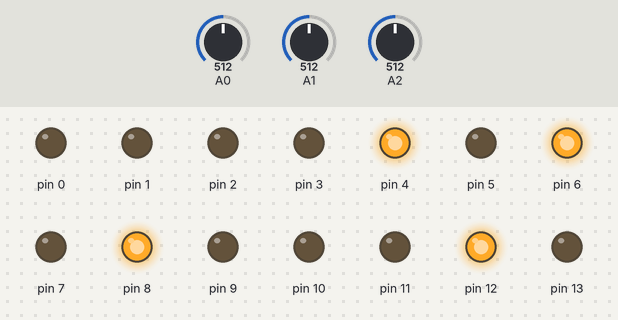
This sketch was run on a simulated Arduino Uno, built with avr-gcc and run on an emulated ATmega328P. Parts: output pins drawn as LEDs (lit = HIGH). Inputs (shaded band) come from the test bench; at power-on: A0 = 512, A1 = 512, A2 = 512.

Above: at 0.3 s.
Timing chart, 0 to 1.8 s (numbered marks = the images above):
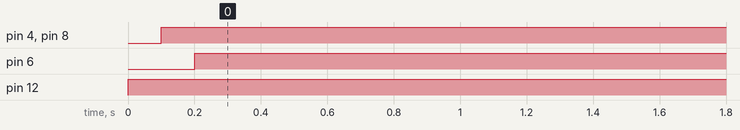

Measured:
- by itself, pin 4, pin 8: LOW → HIGH at 0.10 s
- by itself, pin 6: LOW → HIGH at 0.20 s
- by itself, pin 12: LOW → HIGH at 0.00 s

The sketch:

Obotz-Think_out_of_the_Book_Comp-Carwash.ino
```cpp
//Aqua Carwash prototype
#include<avr/io.h>
#include<util/delay.h>
#define setbit(x,y)(x|=y)
#define clearbit(x,y)(x&=~y)
#define checkbit(x,y)((x)&(y))
#define bitn(p)(0x01<<(p))
int main(void)
{
  DDRD = 0xFF;
  DDRB = 0xFF;
  int brush1;
  int brush2;
  int conveyor;
  while (1)
  {
    ADMUX = 0x40;     //Connect IR sensor to PortA Pin0
    ADCSRA = 0xC7;
    while(checkbit(ADCSRA,bitn(ADSC)));
    ADCW = brush1;    //Set the finished converted data to the 'brush 1' variable

    ADMUX = 0x41;     //connect IR sensor to PortA Pin1
    ADCSRA = 0xC7;
    while(checkbit(ADCSRA,bitn(ADSC)));
    ADCW = brush2;    //Set the finished converted date to the 'brush 2' variable

    ADMUX = 0x42;     //connect IR sensor to PortA Pin2
    ADCSRA = 0xC7;
    while(checkbit(ADCSRA,bitn(ADSC)));
    ADCW = conveyor;    //Set the finished converted date to the 'conveyor' variable

    if(brush1<50)
    {
      setbit(PORTB,bitn(4)); // Motor for Brush 1
      clearbit(PORTB,bitn(5));
      _delay_ms(100);
    }
    else
    {
      clearbit(PORTB,bitn(4));
      clearbit(PORTB,bitn(5));
      _delay_ms(100);
    }

    if(brush2<50)
    {
      setbit(PORTD,bitn(4)); // Motor for Brush 2
      clearbit(PORTD,bitn(5));
      setbit(PORTB,bitn(0)); // RGB Light
      _delay_ms(100);
    }
    else
    {
      clearbit(PORTD,bitn(4));
      clearbit(PORTD,bitn(5));
      clearbit(PORTB,bitn(0));
      _delay_ms(100);
    }

    setbit(PORTD,bitn(6)); // Motor for Conveyor
    clearbit(PORTD,bitn(7));
    _delay_ms(100);
  }
}
```
